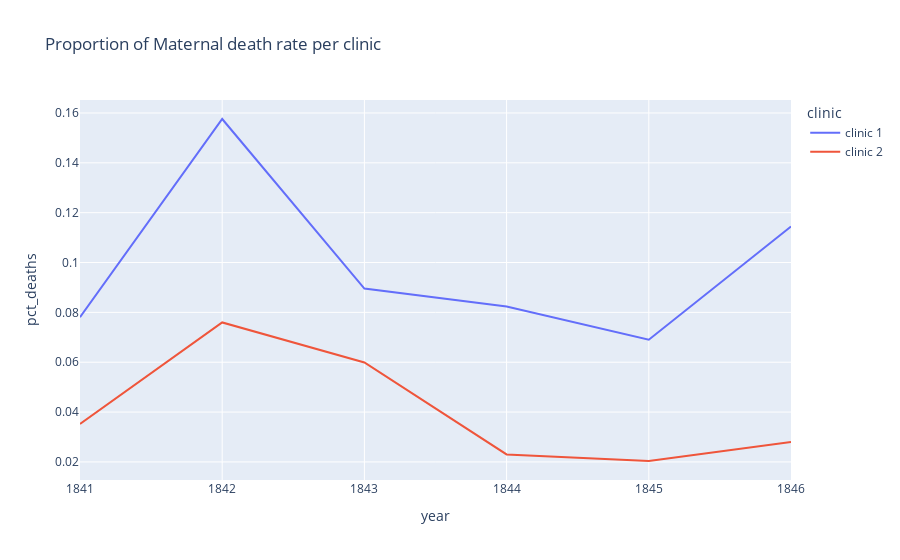

The notebook cell this image was saved under:
### Code cell
line = px.line(df_yearly,#Allows provie the data frame from whic data is to be picked
                x='year',
                y='pct_deaths',
                color='clinic',
                title='Proportion of Maternal death rate per clinic'
)

line.show()

### Figure 1 — Plotly figure (JSON) as saved in the notebook; plotly's stock layout.template omitted (floating-point values rounded to 4 significant figures)
{"data": [{"hovertemplate": "clinic=clinic 1<br>year=%{x}<br>pct_deaths=%{y}<extra></extra>", "legendgroup": "clinic 1", "line": {"color": "#636efa", "dash": "solid"}, "marker": {"symbol": "circle"}, "mode": "lines", "name": "clinic 1", "orientation": "v", "showlegend": true, "type": "scatter", "x": [1841, 1842, 1843, 1844, 1845, 1846], "xaxis": "x", "y": [0.07806, 0.1576, 0.08954, 0.08236, 0.06901, 0.1145], "yaxis": "y"}, {"hovertemplate": "clinic=clinic 2<br>year=%{x}<br>pct_deaths=%{y}<extra></extra>", "legendgroup": "clinic 2", "line": {"color": "#EF553B", "dash": "solid"}, "marker": {"symbol": "circle"}, "mode": "lines", "name": "clinic 2", "orientation": "v", "showlegend": true, "type": "scatter", "x": [1841, 1842, 1843, 1844, 1845, 1846], "xaxis": "x", "y": [0.03522, 0.07597, 0.05988, 0.023, 0.02036, 0.02797], "yaxis": "y"}], "layout": {"legend": {"title": {"text": "clinic"}, "tracegroupgap": 0}, "title": {"text": "Proportion of Maternal death rate per clinic"}, "xaxis": {"anchor": "y", "domain": [0, 1], "title": {"text": "year"}}, "yaxis": {"anchor": "x", "domain": [0, 1], "title": {"text": "pct_deaths"}}}}
